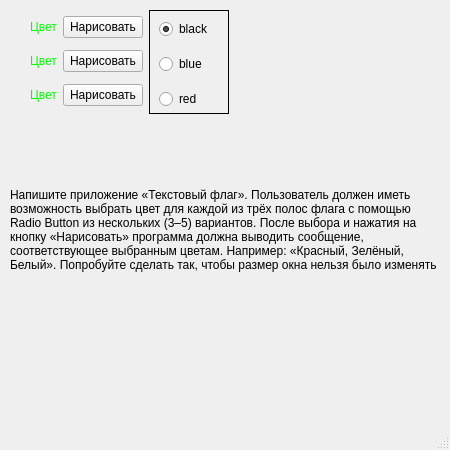
<?xml version="1.0" encoding="UTF-8"?>
<ui version="4.0">
 <class>MainWindow</class>
 <widget class="QMainWindow" name="MainWindow">
  <property name="geometry">
   <rect>
    <x>0</x>
    <y>0</y>
    <width>450</width>
    <height>450</height>
   </rect>
  </property>
  <property name="sizePolicy">
   <sizepolicy hsizetype="Fixed" vsizetype="Fixed">
    <horstretch>0</horstretch>
    <verstretch>0</verstretch>
   </sizepolicy>
  </property>
  <property name="minimumSize">
   <size>
    <width>450</width>
    <height>450</height>
   </size>
  </property>
  <property name="maximumSize">
   <size>
    <width>450</width>
    <height>450</height>
   </size>
  </property>
  <property name="cursor">
   <cursorShape>ArrowCursor</cursorShape>
  </property>
  <property name="windowTitle">
   <string notr="true">MainWindow</string>
  </property>
  <widget class="QWidget" name="centralwidget">
   <widget class="QWidget" name="horizontalLayoutWidget">
    <property name="geometry">
     <rect>
      <x>30</x>
      <y>10</y>
      <width>199</width>
      <height>104</height>
     </rect>
    </property>
    <layout class="QHBoxLayout" name="horizontalLayout">
     <item>
      <layout class="QGridLayout" name="gridLayout">
       <item row="3" column="4">
        <widget class="QPushButton" name="pushButton_2">
         <property name="text">
          <string>Нарисовать</string>
         </property>
        </widget>
       </item>
       <item row="4" column="4">
        <widget class="QPushButton" name="pushButton_3">
         <property name="text">
          <string>Нарисовать</string>
         </property>
         <property name="autoDefault">
          <bool>false</bool>
         </property>
         <property name="default">
          <bool>false</bool>
         </property>
         <property name="flat">
          <bool>false</bool>
         </property>
        </widget>
       </item>
       <item row="1" column="4">
        <widget class="QPushButton" name="pushButton">
         <property name="text">
          <string>Нарисовать</string>
         </property>
        </widget>
       </item>
       <item row="4" column="3">
        <widget class="QLabel" name="label_5">
         <property name="palette">
          <palette>
           <active>
            <colorrole role="WindowText">
             <brush brushstyle="SolidPattern">
              <color alpha="255">
               <red>0</red>
               <green>255</green>
               <blue>0</blue>
              </color>
             </brush>
            </colorrole>
            <colorrole role="Button">
             <brush brushstyle="SolidPattern">
              <color alpha="255">
               <red>23</red>
               <green>38</green>
               <blue>240</blue>
              </color>
             </brush>
            </colorrole>
            <colorrole role="Light">
             <brush brushstyle="SolidPattern">
              <color alpha="255">
               <red>129</red>
               <green>138</green>
               <blue>255</blue>
              </color>
             </brush>
            </colorrole>
            <colorrole role="Midlight">
             <brush brushstyle="SolidPattern">
              <color alpha="255">
               <red>76</red>
               <green>88</green>
               <blue>247</blue>
              </color>
             </brush>
            </colorrole>
            <colorrole role="Dark">
             <brush brushstyle="SolidPattern">
              <color alpha="255">
               <red>11</red>
               <green>19</green>
               <blue>120</blue>
              </color>
             </brush>
            </colorrole>
            <colorrole role="Mid">
             <brush brushstyle="SolidPattern">
              <color alpha="255">
               <red>153</red>
               <green>105</green>
               <blue>255</blue>
              </color>
             </brush>
            </colorrole>
            <colorrole role="Text">
             <brush brushstyle="SolidPattern">
              <color alpha="255">
               <red>0</red>
               <green>255</green>
               <blue>255</blue>
              </color>
             </brush>
            </colorrole>
            <colorrole role="BrightText">
             <brush brushstyle="SolidPattern">
              <color alpha="255">
               <red>255</red>
               <green>255</green>
               <blue>255</blue>
              </color>
             </brush>
            </colorrole>
            <colorrole role="ButtonText">
             <brush brushstyle="SolidPattern">
              <color alpha="255">
               <red>0</red>
               <green>0</green>
               <blue>0</blue>
              </color>
             </brush>
            </colorrole>
            <colorrole role="Base">
             <brush brushstyle="SolidPattern">
              <color alpha="255">
               <red>255</red>
               <green>255</green>
               <blue>255</blue>
              </color>
             </brush>
            </colorrole>
            <colorrole role="Window">
             <brush brushstyle="SolidPattern">
              <color alpha="255">
               <red>23</red>
               <green>38</green>
               <blue>240</blue>
              </color>
             </brush>
            </colorrole>
            <colorrole role="Shadow">
             <brush brushstyle="SolidPattern">
              <color alpha="255">
               <red>170</red>
               <green>85</green>
               <blue>0</blue>
              </color>
             </brush>
            </colorrole>
            <colorrole role="AlternateBase">
             <brush brushstyle="SolidPattern">
              <color alpha="255">
               <red>139</red>
               <green>146</green>
               <blue>247</blue>
              </color>
             </brush>
            </colorrole>
            <colorrole role="ToolTipBase">
             <brush brushstyle="SolidPattern">
              <color alpha="255">
               <red>255</red>
               <green>255</green>
               <blue>220</blue>
              </color>
             </brush>
            </colorrole>
            <colorrole role="ToolTipText">
             <brush brushstyle="SolidPattern">
              <color alpha="255">
               <red>0</red>
               <green>0</green>
               <blue>0</blue>
              </color>
             </brush>
            </colorrole>
           </active>
           <inactive>
            <colorrole role="WindowText">
             <brush brushstyle="SolidPattern">
              <color alpha="255">
               <red>0</red>
               <green>255</green>
               <blue>0</blue>
              </color>
             </brush>
            </colorrole>
            <colorrole role="Button">
             <brush brushstyle="SolidPattern">
              <color alpha="255">
               <red>23</red>
               <green>38</green>
               <blue>240</blue>
              </color>
             </brush>
            </colorrole>
            <colorrole role="Light">
             <brush brushstyle="SolidPattern">
              <color alpha="255">
               <red>129</red>
               <green>138</green>
               <blue>255</blue>
              </color>
             </brush>
            </colorrole>
            <colorrole role="Midlight">
             <brush brushstyle="SolidPattern">
              <color alpha="255">
               <red>76</red>
               <green>88</green>
               <blue>247</blue>
              </color>
             </brush>
            </colorrole>
            <colorrole role="Dark">
             <brush brushstyle="SolidPattern">
              <color alpha="255">
               <red>11</red>
               <green>19</green>
               <blue>120</blue>
              </color>
             </brush>
            </colorrole>
            <colorrole role="Mid">
             <brush brushstyle="SolidPattern">
              <color alpha="255">
               <red>153</red>
               <green>105</green>
               <blue>255</blue>
              </color>
             </brush>
            </colorrole>
            <colorrole role="Text">
             <brush brushstyle="SolidPattern">
              <color alpha="255">
               <red>0</red>
               <green>255</green>
               <blue>255</blue>
              </color>
             </brush>
            </colorrole>
            <colorrole role="BrightText">
             <brush brushstyle="SolidPattern">
              <color alpha="255">
               <red>255</red>
               <green>255</green>
               <blue>255</blue>
              </color>
             </brush>
            </colorrole>
            <colorrole role="ButtonText">
             <brush brushstyle="SolidPattern">
              <color alpha="255">
               <red>0</red>
               <green>0</green>
               <blue>0</blue>
              </color>
             </brush>
            </colorrole>
            <colorrole role="Base">
             <brush brushstyle="SolidPattern">
              <color alpha="255">
               <red>255</red>
               <green>255</green>
               <blue>255</blue>
              </color>
             </brush>
            </colorrole>
            <colorrole role="Window">
             <brush brushstyle="SolidPattern">
              <color alpha="255">
               <red>23</red>
               <green>38</green>
               <blue>240</blue>
              </color>
             </brush>
            </colorrole>
            <colorrole role="Shadow">
             <brush brushstyle="SolidPattern">
              <color alpha="255">
               <red>170</red>
               <green>85</green>
               <blue>0</blue>
              </color>
             </brush>
            </colorrole>
            <colorrole role="AlternateBase">
             <brush brushstyle="SolidPattern">
              <color alpha="255">
               <red>139</red>
               <green>146</green>
               <blue>247</blue>
              </color>
             </brush>
            </colorrole>
            <colorrole role="ToolTipBase">
             <brush brushstyle="SolidPattern">
              <color alpha="255">
               <red>255</red>
               <green>255</green>
               <blue>220</blue>
              </color>
             </brush>
            </colorrole>
            <colorrole role="ToolTipText">
             <brush brushstyle="SolidPattern">
              <color alpha="255">
               <red>0</red>
               <green>0</green>
               <blue>0</blue>
              </color>
             </brush>
            </colorrole>
           </inactive>
           <disabled>
            <colorrole role="WindowText">
             <brush brushstyle="SolidPattern">
              <color alpha="255">
               <red>11</red>
               <green>19</green>
               <blue>120</blue>
              </color>
             </brush>
            </colorrole>
            <colorrole role="Button">
             <brush brushstyle="SolidPattern">
              <color alpha="255">
               <red>23</red>
               <green>38</green>
               <blue>240</blue>
              </color>
             </brush>
            </colorrole>
            <colorrole role="Light">
             <brush brushstyle="SolidPattern">
              <color alpha="255">
               <red>129</red>
               <green>138</green>
               <blue>255</blue>
              </color>
             </brush>
            </colorrole>
            <colorrole role="Midlight">
             <brush brushstyle="SolidPattern">
              <color alpha="255">
               <red>76</red>
               <green>88</green>
               <blue>247</blue>
              </color>
             </brush>
            </colorrole>
            <colorrole role="Dark">
             <brush brushstyle="SolidPattern">
              <color alpha="255">
               <red>11</red>
               <green>19</green>
               <blue>120</blue>
              </color>
             </brush>
            </colorrole>
            <colorrole role="Mid">
             <brush brushstyle="SolidPattern">
              <color alpha="255">
               <red>153</red>
               <green>105</green>
               <blue>255</blue>
              </color>
             </brush>
            </colorrole>
            <colorrole role="Text">
             <brush brushstyle="SolidPattern">
              <color alpha="255">
               <red>11</red>
               <green>19</green>
               <blue>120</blue>
              </color>
             </brush>
            </colorrole>
            <colorrole role="BrightText">
             <brush brushstyle="SolidPattern">
              <color alpha="255">
               <red>255</red>
               <green>255</green>
               <blue>255</blue>
              </color>
             </brush>
            </colorrole>
            <colorrole role="ButtonText">
             <brush brushstyle="SolidPattern">
              <color alpha="255">
               <red>11</red>
               <green>19</green>
               <blue>120</blue>
              </color>
             </brush>
            </colorrole>
            <colorrole role="Base">
             <brush brushstyle="SolidPattern">
              <color alpha="255">
               <red>23</red>
               <green>38</green>
               <blue>240</blue>
              </color>
             </brush>
            </colorrole>
            <colorrole role="Window">
             <brush brushstyle="SolidPattern">
              <color alpha="255">
               <red>23</red>
               <green>38</green>
               <blue>240</blue>
              </color>
             </brush>
            </colorrole>
            <colorrole role="Shadow">
             <brush brushstyle="SolidPattern">
              <color alpha="255">
               <red>170</red>
               <green>85</green>
               <blue>0</blue>
              </color>
             </brush>
            </colorrole>
            <colorrole role="AlternateBase">
             <brush brushstyle="SolidPattern">
              <color alpha="255">
               <red>23</red>
               <green>38</green>
               <blue>240</blue>
              </color>
             </brush>
            </colorrole>
            <colorrole role="ToolTipBase">
             <brush brushstyle="SolidPattern">
              <color alpha="255">
               <red>255</red>
               <green>255</green>
               <blue>220</blue>
              </color>
             </brush>
            </colorrole>
            <colorrole role="ToolTipText">
             <brush brushstyle="SolidPattern">
              <color alpha="255">
               <red>0</red>
               <green>0</green>
               <blue>0</blue>
              </color>
             </brush>
            </colorrole>
           </disabled>
          </palette>
         </property>
         <property name="text">
          <string>Цвет</string>
         </property>
        </widget>
       </item>
       <item row="1" column="3">
        <widget class="QLabel" name="label_3">
         <property name="palette">
          <palette>
           <active>
            <colorrole role="WindowText">
             <brush brushstyle="SolidPattern">
              <color alpha="255">
               <red>0</red>
               <green>255</green>
               <blue>0</blue>
              </color>
             </brush>
            </colorrole>
           </active>
           <inactive>
            <colorrole role="WindowText">
             <brush brushstyle="SolidPattern">
              <color alpha="255">
               <red>0</red>
               <green>255</green>
               <blue>0</blue>
              </color>
             </brush>
            </colorrole>
           </inactive>
           <disabled>
            <colorrole role="WindowText">
             <brush brushstyle="SolidPattern">
              <color alpha="255">
               <red>120</red>
               <green>120</green>
               <blue>120</blue>
              </color>
             </brush>
            </colorrole>
           </disabled>
          </palette>
         </property>
         <property name="text">
          <string>Цвет</string>
         </property>
        </widget>
       </item>
       <item row="3" column="3">
        <widget class="QLabel" name="label_4">
         <property name="palette">
          <palette>
           <active>
            <colorrole role="WindowText">
             <brush brushstyle="SolidPattern">
              <color alpha="255">
               <red>0</red>
               <green>255</green>
               <blue>0</blue>
              </color>
             </brush>
            </colorrole>
           </active>
           <inactive>
            <colorrole role="WindowText">
             <brush brushstyle="SolidPattern">
              <color alpha="255">
               <red>0</red>
               <green>255</green>
               <blue>0</blue>
              </color>
             </brush>
            </colorrole>
           </inactive>
           <disabled>
            <colorrole role="WindowText">
             <brush brushstyle="SolidPattern">
              <color alpha="255">
               <red>120</red>
               <green>120</green>
               <blue>120</blue>
              </color>
             </brush>
            </colorrole>
           </disabled>
          </palette>
         </property>
         <property name="text">
          <string>Цвет</string>
         </property>
        </widget>
       </item>
      </layout>
     </item>
     <item>
      <widget class="QFrame" name="frame">
       <property name="minimumSize">
        <size>
         <width>50</width>
         <height>50</height>
        </size>
       </property>
       <property name="frameShape">
        <enum>QFrame::Box</enum>
       </property>
       <property name="frameShadow">
        <enum>QFrame::Plain</enum>
       </property>
       <widget class="QWidget" name="verticalLayoutWidget">
        <property name="geometry">
         <rect>
          <x>10</x>
          <y>0</y>
          <width>71</width>
          <height>111</height>
         </rect>
        </property>
        <layout class="QVBoxLayout" name="verticalLayout">
         <item>
          <widget class="QRadioButton" name="radioButton">
           <property name="text">
            <string>black</string>
           </property>
           <property name="checked">
            <bool>true</bool>
           </property>
           <property name="autoExclusive">
            <bool>true</bool>
           </property>
          </widget>
         </item>
         <item>
          <widget class="QRadioButton" name="radioButton_2">
           <property name="text">
            <string>blue</string>
           </property>
           <property name="autoExclusive">
            <bool>true</bool>
           </property>
          </widget>
         </item>
         <item>
          <widget class="QRadioButton" name="radioButton_3">
           <property name="text">
            <string>red</string>
           </property>
           <property name="autoExclusive">
            <bool>true</bool>
           </property>
          </widget>
         </item>
        </layout>
       </widget>
      </widget>
     </item>
    </layout>
   </widget>
   <widget class="QLabel" name="label">
    <property name="geometry">
     <rect>
      <x>10</x>
      <y>140</y>
      <width>431</width>
      <height>181</height>
     </rect>
    </property>
    <property name="text">
     <string>Напишите приложение «Текстовый флаг». Пользователь должен иметь возможность 
выбрать цвет для каждой из трёх полос флага с помощью Radio Button из нескольких (3–5) 
вариантов. После выбора и нажатия на кнопку «Нарисовать» программа должна выводить 
сообщение, соответствующее выбранным цветам. Например: «Красный, Зелёный, Белый».
Попробуйте сделать так, чтобы размер окна нельзя было изменять</string>
    </property>
    <property name="textFormat">
     <enum>Qt::RichText</enum>
    </property>
    <property name="alignment">
     <set>Qt::AlignLeading|Qt::AlignLeft|Qt::AlignVCenter</set>
    </property>
    <property name="wordWrap">
     <bool>true</bool>
    </property>
   </widget>
  </widget>
  <widget class="QMenuBar" name="menubar">
   <property name="geometry">
    <rect>
     <x>0</x>
     <y>0</y>
     <width>450</width>
     <height>21</height>
    </rect>
   </property>
  </widget>
  <widget class="QStatusBar" name="statusbar"/>
 </widget>
 <resources/>
 <connections/>
</ui>
